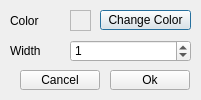
<?xml version="1.0" encoding="UTF-8"?>
<ui version="4.0">
 <class>FDrawCircleDialog</class>
 <widget class="QDialog" name="FDrawCircleDialog">
  <property name="geometry">
   <rect>
    <x>0</x>
    <y>0</y>
    <width>201</width>
    <height>100</height>
   </rect>
  </property>
  <property name="windowTitle">
   <string>Draw Circles</string>
  </property>
  <widget class="QLabel" name="lblColor">
   <property name="geometry">
    <rect>
     <x>10</x>
     <y>10</y>
     <width>51</width>
     <height>21</height>
    </rect>
   </property>
   <property name="text">
    <string>Color</string>
   </property>
  </widget>
  <widget class="QFrame" name="frmShowColor">
   <property name="geometry">
    <rect>
     <x>70</x>
     <y>10</y>
     <width>21</width>
     <height>21</height>
    </rect>
   </property>
   <property name="autoFillBackground">
    <bool>true</bool>
   </property>
   <property name="frameShape">
    <enum>QFrame::StyledPanel</enum>
   </property>
   <property name="frameShadow">
    <enum>QFrame::Raised</enum>
   </property>
  </widget>
  <widget class="QPushButton" name="cmdColor">
   <property name="geometry">
    <rect>
     <x>100</x>
     <y>10</y>
     <width>91</width>
     <height>20</height>
    </rect>
   </property>
   <property name="text">
    <string>Change Color</string>
   </property>
  </widget>
  <widget class="QPushButton" name="cmdOk">
   <property name="geometry">
    <rect>
     <x>110</x>
     <y>70</y>
     <width>80</width>
     <height>20</height>
    </rect>
   </property>
   <property name="text">
    <string>Ok</string>
   </property>
  </widget>
  <widget class="QPushButton" name="cmdCancel">
   <property name="geometry">
    <rect>
     <x>20</x>
     <y>70</y>
     <width>80</width>
     <height>20</height>
    </rect>
   </property>
   <property name="text">
    <string>Cancel</string>
   </property>
  </widget>
  <widget class="QLabel" name="lblWidth">
   <property name="geometry">
    <rect>
     <x>10</x>
     <y>40</y>
     <width>51</width>
     <height>21</height>
    </rect>
   </property>
   <property name="text">
    <string>Width</string>
   </property>
  </widget>
  <widget class="QSpinBox" name="spnWidth">
   <property name="geometry">
    <rect>
     <x>70</x>
     <y>40</y>
     <width>121</width>
     <height>22</height>
    </rect>
   </property>
   <property name="value">
    <number>1</number>
   </property>
  </widget>
 </widget>
 <resources/>
 <connections/>
</ui>
